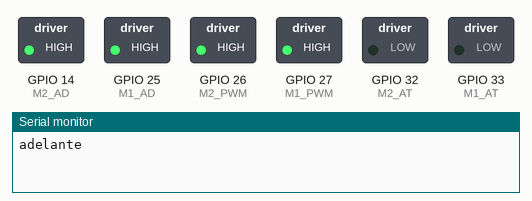
Recording of a sketch running on a simulated ESP32. On the bench: switched loads named in the sketch (green lamp = pin HIGH), the last lines printed to the serial monitor.

Above: at 0.05 s.
At 0.95 s:
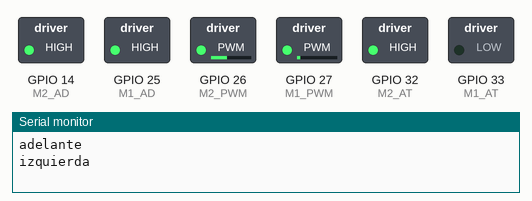
At 1.45 s:
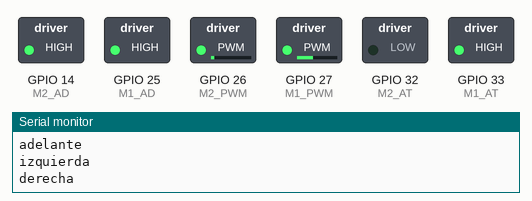
At 1.95 s:
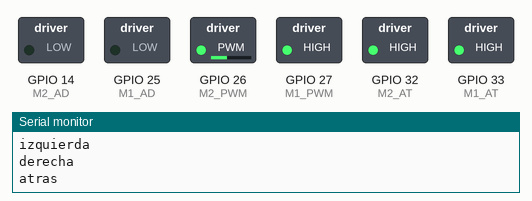
Timing chart, 0 to 4.6 s (numbered marks = the images above):
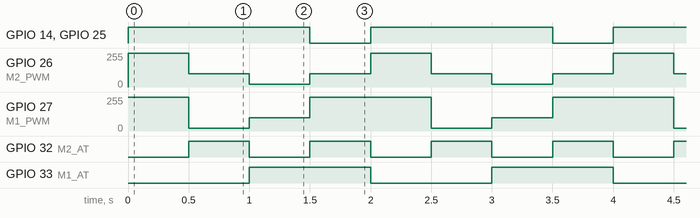

Measured:
- by itself, GPIO 14 (M2_AD), GPIO 25 (M1_AD): alternates HIGH for 1.5 s and LOW for 0.50 s
- by itself, GPIO 26 (M2_PWM): repeats every 2.0 s: 100/255 0.50 s, 20/255 0.50 s, 100/255 0.50 s, 255/255 0.50 s
- by itself, GPIO 27 (M1_PWM): repeats every 2.0 s: 20/255 0.50 s, 100/255 0.50 s, 255/255 1.0 s
- by itself, GPIO 32 (M2_AT): alternates HIGH for 0.50 s and LOW for 0.50 s
- by itself, GPIO 33 (M1_AT): alternates HIGH for 1.0 s and LOW for 1.0 s

The sketch:

PRUEBA_MOTORES.ino
```cpp
#define M1_PWM  27
#define M2_PWM  26
#define M1_AD   25
#define M1_AT   33
#define M2_AD   14
#define M2_AT   32

void setup() {
  // put your setup code here, to run once:

  pinMode(M1_AD, OUTPUT);
  pinMode(M1_AT, OUTPUT);
  pinMode(M2_AD, OUTPUT);
  pinMode(M2_AT, OUTPUT);
  pinMode(M1_PWM, OUTPUT);
  pinMode(M2_PWM, OUTPUT);
  Serial.begin(9600);

}

void loop() {
  // put your main code here, to run repeatedly:

  //adelante(255, 255);
  secuencia();
  //analogWrite(M1_PWM, 255);
  //analogWrite(M2_PWM, 255);
  //digitalWrite(26, HIGH);


}

void secuencia() {
  adelante(100, 100);
  Serial.println("adelante");

  delay(500);

  izquierda(20, 100);
  Serial.println("izquierda");

  delay(500);

  derecha(100, 20);
  Serial.println("derecha");

  delay(500);

  atras(255, 100);
  Serial.println("atras");

  delay(500);
}

void adelante(int pwmDerecha, int pwmIzquierda) {

  digitalWrite(M1_PWM, HIGH);
  digitalWrite(M2_PWM, HIGH);

  digitalWrite(M1_AD, HIGH);
  digitalWrite(M1_AT, LOW);
  digitalWrite(M2_AD, HIGH);
  digitalWrite(M2_AT, LOW);

}

void izquierda(int pwmDerecha, int pwmIzquierda) {

  analogWrite(M1_PWM, pwmDerecha);
  analogWrite(M2_PWM, pwmIzquierda);

  digitalWrite(M1_AD, HIGH);
  digitalWrite(M1_AT, LOW);
  digitalWrite(M2_AD, HIGH);
  digitalWrite(M2_AT, HIGH);

}

void derecha(int pwmDerecha, int pwmIzquierda) {

  analogWrite(M1_PWM, pwmDerecha);
  analogWrite(M2_PWM, pwmIzquierda);

  digitalWrite(M1_AD, HIGH);
  digitalWrite(M1_AT, HIGH);
  digitalWrite(M2_AD, HIGH);
  digitalWrite(M2_AT, LOW);

}

void atras(int pwmDerecha, int pwmIzquierda) {

  analogWrite(M1_PWM, pwmDerecha);
  analogWrite(M2_PWM, pwmIzquierda);

  digitalWrite(M1_AD, LOW);
  digitalWrite(M1_AT, HIGH);
  digitalWrite(M2_AD, LOW);
  digitalWrite(M2_AT, HIGH);

}
```
